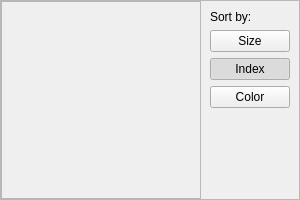
        <widget class="QFrame" name="mipsFrame">
         <property name="sizePolicy">
          <sizepolicy hsizetype="Preferred" vsizetype="Fixed">
           <horstretch>0</horstretch>
           <verstretch>0</verstretch>
          </sizepolicy>
         </property>
         <property name="minimumSize">
          <size>
           <width>0</width>
           <height>200</height>
          </size>
         </property>
         <property name="frameShape">
          <enum>QFrame::StyledPanel</enum>
         </property>
         <property name="frameShadow">
          <enum>QFrame::Raised</enum>
         </property>
         <property name="lineWidth">
          <number>1</number>
         </property>
         <layout class="QHBoxLayout" name="horizontalLayout_4">
          <property name="spacing">
           <number>0</number>
          </property>
          <property name="margin">
           <number>0</number>
          </property>
          <item>
           <widget class="QFrame" name="maskFrame">
            <property name="sizePolicy">
             <sizepolicy hsizetype="Preferred" vsizetype="Preferred">
              <horstretch>0</horstretch>
              <verstretch>0</verstretch>
             </sizepolicy>
            </property>
            <property name="minimumSize">
             <size>
              <width>200</width>
              <height>0</height>
             </size>
            </property>
            <property name="frameShape">
             <enum>QFrame::StyledPanel</enum>
            </property>
            <property name="frameShadow">
             <enum>QFrame::Raised</enum>
            </property>
            <property name="lineWidth">
             <number>1</number>
            </property>
           </widget>
          </item>
          <item>
           <widget class="QFrame" name="galleryFrame">
            <property name="frameShape">
             <enum>QFrame::NoFrame</enum>
            </property>
            <property name="frameShadow">
             <enum>QFrame::Plain</enum>
            </property>
            <property name="lineWidth">
             <number>0</number>
            </property>
            <layout class="QVBoxLayout" name="verticalLayout_2">
             <property name="spacing">
              <number>0</number>
             </property>
             <property name="margin">
              <number>0</number>
             </property>
             <item>
              <widget class="FragmentGalleryWidget" name="fragmentGalleryWidget">
               <property name="frameShape">
                <enum>QFrame::NoFrame</enum>
               </property>
              </widget>
             </item>
            </layout>
           </widget>
          </item>
          <item>
           <widget class="QWidget" name="widget" native="true">
            <layout class="QVBoxLayout" name="verticalLayout_13">
             <item>
              <widget class="QLabel" name="label">
               <property name="text">
                <string>Sort by:</string>
               </property>
              </widget>
             </item>
             <item>
              <widget class="QPushButton" name="gallerySortBySizeButton">
               <property name="toolTip">
                <string>Show fragments with largest volume first</string>
               </property>
               <property name="text">
                <string>Size</string>
               </property>
               <property name="checkable">
                <bool>true</bool>
               </property>
               <property name="autoExclusive">
                <bool>true</bool>
               </property>
              </widget>
             </item>
             <item>
              <widget class="QPushButton" name="gallerySortByIndexButton">
               <property name="toolTip">
                <string>Arrange fragments by numeric index</string>
               </property>
               <property name="text">
                <string>Index</string>
               </property>
               <property name="checkable">
                <bool>true</bool>
               </property>
               <property name="checked">
                <bool>true</bool>
               </property>
               <property name="autoExclusive">
                <bool>true</bool>
               </property>
              </widget>
             </item>
             <item>
              <widget class="QPushButton" name="gallerySortByColorButton">
               <property name="toolTip">
                <string>Arrange fragments by similar hue (first and last may be simiar too)</string>
               </property>
               <property name="text">
                <string>Color</string>
               </property>
               <property name="checkable">
                <bool>true</bool>
               </property>
               <property name="autoExclusive">
                <bool>true</bool>
               </property>
              </widget>
             </item>
             <item>
              <spacer name="verticalSpacer_6">
               <property name="orientation">
                <enum>Qt::Vertical</enum>
               </property>
               <property name="sizeHint" stdset="0">
                <size>
                 <width>20</width>
                 <height>40</height>
                </size>
               </property>
              </spacer>
             </item>
            </layout>
           </widget>
          </item>
         </layout>
        </widget>
